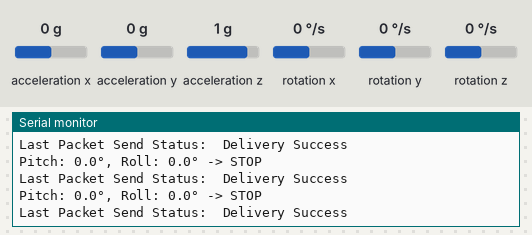
Simulated run of this program. Board: ESP32. Parts: the last lines printed to the serial monitor. Wiring (inferred from the names in the program): MPU-9250 motion sensor at I2C address 0x68. Inputs (shaded band) come from the test bench; at power-on: acceleration x 0 g, acceleration y 0 g, acceleration z 1 g, rotation x 0 °/s, rotation y 0 °/s, rotation z 0 °/s.

Above: at 1.3 s.
1.4 s: acceleration x set to -1.4 g
At 1.75 s:
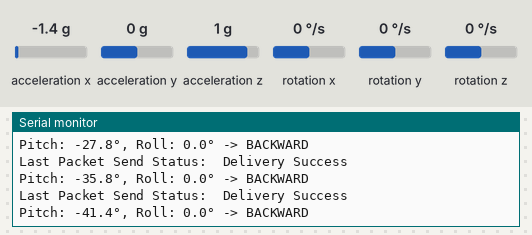
3.0 s: acceleration y set to -1.4 g
At 3.18 s:
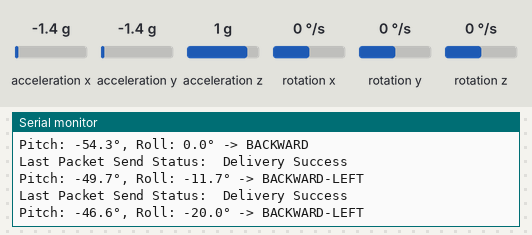
4.6 s: acceleration x set to 0 g
At 5.02 s:
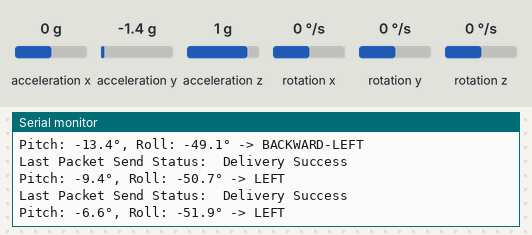
6.5 s: acceleration y set to 0.8 g
At 7.06 s:
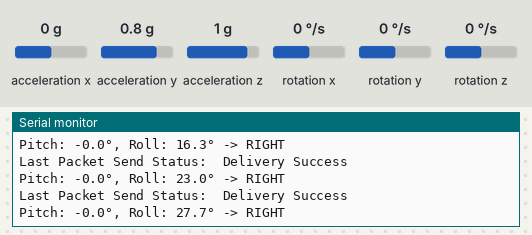
8.4 s: acceleration x set to -0.8 g
At 9.0 s:
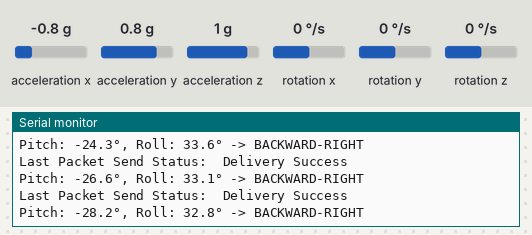
10.1 s: acceleration x set to 0.8 g
At 10.33 s:
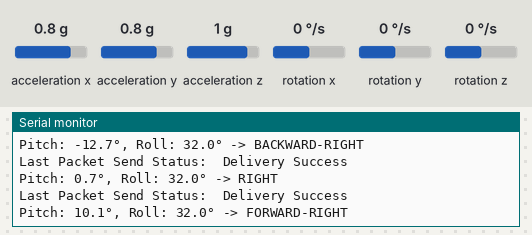
Timing chart, 0 to 12.9 s (numbered marks = the images above; inputs shaded):
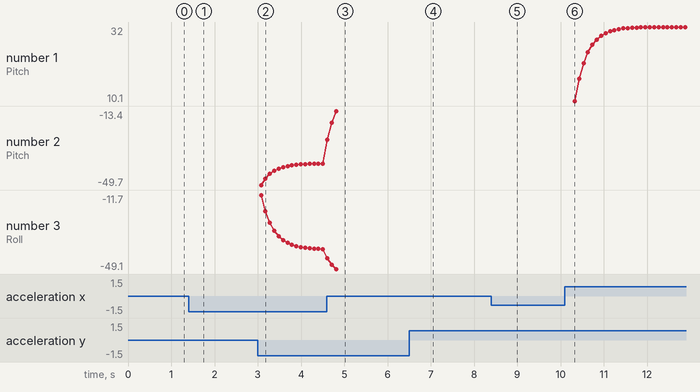

Measured:
- after the input at 1.4 s, the serial monitor: prints a new line at once (image 1)
- after the input at 3.0 s, the serial monitor: prints a new line after 0.08 s (image 2)
- after the input at 4.6 s, the serial monitor: prints a new line at once (image 3)
- after the input at 6.5 s, the serial monitor: prints a new line after 0.05 s (image 4)
- after the input at 8.4 s, the serial monitor: prints a new line after 0.09 s (image 5)
- after the input at 10.1 s, the serial monitor: prints a new line at once (image 6)
- plotted number 2: -39.2 → -13.4 after the input at 4.6 s
- plotted number 3: -39 → -49.1 after the input at 4.6 s

The program:

main.cpp
```cpp
#include <Arduino.h>
#include "Wire.h"
#include <esp_now.h>
#include <WiFi.h>
#include <esp_wifi.h>
#include "math.h"

const int IMU_ADDR = 0x68; //ADO=5V -> 0x69

// Declare variables.
// NOTE: theta = pitch, phi = roll, psi = yaw
int16_t accel_X, accel_Y, accel_Z, temp_raw, gyro_X, gyro_Y, gyro_Z;
double aX, aY, aZ, theta_acc, phi_acc; //accel values and theta and phi calculated from accelerometer
double theta_acc_previous = 0, theta_acc_LP, phi_acc_previous = 0, phi_acc_LP;

// REPLACE WITH YOUR RECEIVER MAC Address
uint8_t broadcastAddress[] = {0x68, 0x25,0xdd,0xcc,0x2f,0xf8};

// Structure example to send data
// Must match the receiver structure

typedef struct struct_message {
  double a; // theta (pitch)
  double b; // phi (roll)
} struct_message;

// Create a struct_message called myData
struct_message myData;
esp_now_peer_info_t peerInfo;

double pitch_offset = 0;
double roll_offset = 0;

// callback when data is sent
void OnDataSent(const uint8_t *mac_addr, esp_now_send_status_t status) {
  Serial.print("\r\nLast Packet Send Status:\t");
  Serial.println(status == ESP_NOW_SEND_SUCCESS ? "Delivery Success" : "Delivery Fail");
}

void readMacAddress(){
  uint8_t baseMac[6];
  esp_err_t ret = esp_wifi_get_mac(WIFI_IF_STA, baseMac);
  if (ret == ESP_OK) {
    Serial.printf("%02x:%02x:%02x:%02x:%02x:%02x\n",
                  baseMac[0], baseMac[1], baseMac[2],
                  baseMac[3], baseMac[4], baseMac[5]);
  } else {
    Serial.println("Failed to read MAC address");
  }
}

// 检测MPU9250连接
bool checkMPUConnection() {
  Wire.beginTransmission(IMU_ADDR);
  byte error = Wire.endTransmission();
  return (error == 0);
}

// 初始化MPU9250
bool initializeMPU9250() {
  Serial.println("Initializing MPU9250...");

  // 唤醒MPU9250
  Wire.beginTransmission(IMU_ADDR);
  Wire.write(0x6B); // PWR_MGMT_1
  Wire.write(0x00); // 唤醒
  if (Wire.endTransmission() != 0) {
    Serial.println("Failed to wake up MPU9250");
    return false;
  }
  delay(100);

  // 配置加速度计 ±2g
  Wire.beginTransmission(IMU_ADDR);
  Wire.write(0x1C); // ACCEL_CONFIG
  Wire.write(0x00);
  if (Wire.endTransmission() != 0) {
    Serial.println("Failed to configure accelerometer");
    return false;
  }

  // 配置陀螺仪 ±250°/s
  Wire.beginTransmission(IMU_ADDR);
  Wire.write(0x1B); // GYRO_CONFIG
  Wire.write(0x00);
  if (Wire.endTransmission() != 0) {
    Serial.println("Failed to configure gyroscope");
    return false;
  }

  Serial.println("MPU9250 initialized successfully");
  return true;
}

void setup() {
  Serial.begin(115200);

  // 初始化I2C - 增加频率和超时设置
  Wire.begin(21, 22); // 明确指定SDA=21, SCL=22
  Wire.setClock(100000); // 100kHz
  Wire.setTimeout(1000); // 1秒超时

  Serial.println("=== MPU9250 IMU Controller ===");

  // 检查MPU9250连接
  if (!checkMPUConnection()) {
    Serial.println("ERROR: MPU9250 not found! Please check:");
    Serial.println("1. VCC to 3.3V");
    Serial.println("2. GND to GND");
    Serial.println("3. SDA to GPIO 21");
    Serial.println("4. SCL to GPIO 22");
    Serial.println("5. AD0 to GND (for address 0x68)");
    while(1) {
      delay(1000);
      Serial.println("MPU9250 not connected - please check wiring");
    }
  }

  Serial.println("MPU9250 detected at address 0x68");

  // 初始化MPU9250
  if (!initializeMPU9250()) {
    Serial.println("ERROR: Failed to initialize MPU9250");
    while(1) {
      delay(1000);
      Serial.println("MPU9250 initialization failed");
    }
  }

  // WiFi和ESP-NOW设置
  WiFi.mode(WIFI_STA);

  if (esp_now_init() != ESP_OK) {
    Serial.println("Error initializing ESP-NOW");
    return;
  }

  esp_now_register_send_cb(OnDataSent);

  Serial.print("Controller MAC: ");
  readMacAddress();

  // 注册对等设备
  memcpy(peerInfo.peer_addr, broadcastAddress, 6);
  peerInfo.channel = 0;
  peerInfo.encrypt = false;

  if (esp_now_add_peer(&peerInfo) != ESP_OK){
    Serial.println("Failed to add peer");
    return;
  }

  Serial.println("IMU Controller Ready - Tilt to control the car!");
  Serial.println("==============================================");
}

void loop() {
  // 读取IMU数据
  Wire.beginTransmission(IMU_ADDR);
  Wire.write(0x3B); // 从ACCEL_XOUT_H开始
  byte error = Wire.endTransmission(false);

  if (error != 0) {
    Serial.println("I2C communication error");
    delay(200);
    return;
  }

  // 请求14字节数据
  int bytesReceived = Wire.requestFrom(IMU_ADDR, 14);

  if (bytesReceived != 14) {
    Serial.println("Incomplete data received: " + String(bytesReceived) + " bytes");
    delay(200);
    return;
  }

  // 读取传感器数据
  accel_X = Wire.read() << 8 | Wire.read();
  accel_Y = Wire.read() << 8 | Wire.read();
  accel_Z = Wire.read() << 8 | Wire.read();
  temp_raw = Wire.read() << 8 | Wire.read();
  gyro_X = Wire.read() << 8 | Wire.read();
  gyro_Y = Wire.read() << 8 | Wire.read();
  gyro_Z = Wire.read() << 8 | Wire.read();

  // 数据有效性检查
  if (accel_X == 0 && accel_Y == 0 && accel_Z == 0) {
    Serial.println("Warning: All zero data");
    delay(100);
    return;
  }

  // 转换为g值 (±2g范围)
  aX = accel_X / 16384.0;
  aY = accel_Y / 16384.0;
  aZ = accel_Z / 16384.0;

  // 计算俯仰和横滚角
  theta_acc = atan2(aX, sqrt(aY*aY + aZ*aZ)) * (180.0 / PI);
  phi_acc = atan2(aY, sqrt(aX*aX + aZ*aZ)) * (180.0 / PI);

  // 低通滤波
  theta_acc_LP = 0.7 * theta_acc_previous + 0.3 * theta_acc;
  phi_acc_LP = 0.7 * phi_acc_previous + 0.3 * phi_acc;

  // 应用偏移校准
  theta_acc_LP -= pitch_offset;
  phi_acc_LP -= roll_offset;

  theta_acc_previous = theta_acc_LP;
  phi_acc_previous = phi_acc_LP;

  // 实时显示角度信息
  Serial.print("Pitch: ");
  Serial.print(theta_acc_LP, 1);
  Serial.print("°, Roll: ");
  Serial.print(phi_acc_LP, 1);
  Serial.print("° -> ");

  // 方向指示
  if (abs(theta_acc_LP) < 10 && abs(phi_acc_LP) < 10) {
    Serial.println("STOP");
  } else if (theta_acc_LP > 10 && abs(phi_acc_LP) < 10) {
    Serial.println("FORWARD");
  } else if (theta_acc_LP < -10 && abs(phi_acc_LP) < 10) {
    Serial.println("BACKWARD");
  } else if (abs(theta_acc_LP) < 10 && phi_acc_LP > 10) {
    Serial.println("RIGHT");
  } else if (abs(theta_acc_LP) < 10 && phi_acc_LP < -10) {
    Serial.println("LEFT");
  } else if (theta_acc_LP > 10 && phi_acc_LP > 10) {
    Serial.println("FORWARD-RIGHT");
  } else if (theta_acc_LP > 10 && phi_acc_LP < -10) {
    Serial.println("FORWARD-LEFT");
  } else if (theta_acc_LP < -10 && phi_acc_LP > 10) {
    Serial.println("BACKWARD-RIGHT");
  } else if (theta_acc_LP < -10 && phi_acc_LP < -10) {
    Serial.println("BACKWARD-LEFT");
  }

  // 设置发送数据
  myData.a = theta_acc_LP;
  myData.b = phi_acc_LP;

  // 通过ESP-NOW发送
  esp_err_t result = esp_now_send(broadcastAddress, (uint8_t *) &myData, sizeof(myData));

  if (result != ESP_OK) {
    Serial.println("Error sending data");
  }

  delay(100); // 控制循环频率
}
```
